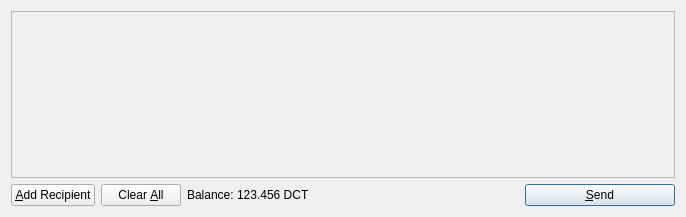
<?xml version="1.0" encoding="UTF-8"?>
<ui version="4.0">
 <class>SendCoinsDialog</class>
 <widget class="QDialog" name="SendCoinsDialog">
  <property name="geometry">
   <rect>
    <x>0</x>
    <y>0</y>
    <width>686</width>
    <height>217</height>
   </rect>
  </property>
  <property name="windowTitle">
   <string>Send Coins</string>
  </property>
  <layout class="QVBoxLayout" name="verticalLayout">
   <item>
    <widget class="QScrollArea" name="scrollArea">
     <property name="widgetResizable">
      <bool>true</bool>
     </property>
     <widget class="QWidget" name="scrollAreaWidgetContents">
      <property name="geometry">
       <rect>
        <x>0</x>
        <y>0</y>
        <width>666</width>
        <height>165</height>
       </rect>
      </property>
      <layout class="QVBoxLayout" name="verticalLayout_2">
       <property name="margin">
        <number>0</number>
       </property>
       <item>
        <layout class="QVBoxLayout" name="entries">
         <property name="spacing">
          <number>6</number>
         </property>
        </layout>
       </item>
       <item>
        <spacer name="verticalSpacer">
         <property name="orientation">
          <enum>Qt::Vertical</enum>
         </property>
         <property name="sizeHint" stdset="0">
          <size>
           <width>20</width>
           <height>40</height>
          </size>
         </property>
        </spacer>
       </item>
      </layout>
     </widget>
    </widget>
   </item>
   <item>
    <layout class="QHBoxLayout" name="horizontalLayout">
     <item>
      <widget class="QPushButton" name="addButton">
       <property name="toolTip">
        <string>Send to multiple recipients at once</string>
       </property>
       <property name="text">
        <string>&amp;Add Recipient</string>
       </property>
       <property name="icon">
        <iconset resource="../bitcoin.qrc">
         <normaloff>:/icons/add</normaloff>:/icons/add</iconset>
       </property>
       <property name="autoDefault">
        <bool>false</bool>
       </property>
      </widget>
     </item>
     <item>
      <widget class="QPushButton" name="clearButton">
       <property name="sizePolicy">
        <sizepolicy hsizetype="Minimum" vsizetype="Fixed">
         <horstretch>0</horstretch>
         <verstretch>0</verstretch>
        </sizepolicy>
       </property>
       <property name="toolTip">
        <string>Remove all transaction fields</string>
       </property>
       <property name="text">
        <string>Clear &amp;All</string>
       </property>
       <property name="icon">
        <iconset resource="../bitcoin.qrc">
         <normaloff>:/icons/remove</normaloff>:/icons/remove</iconset>
       </property>
       <property name="autoRepeatDelay">
        <number>300</number>
       </property>
       <property name="autoDefault">
        <bool>false</bool>
       </property>
      </widget>
     </item>
     <item>
      <layout class="QHBoxLayout" name="horizontalLayout_2">
       <property name="spacing">
        <number>3</number>
       </property>
       <item>
        <widget class="QLabel" name="label">
         <property name="text">
          <string>Balance:</string>
         </property>
        </widget>
       </item>
       <item>
        <widget class="QLabel" name="labelBalance">
         <property name="cursor">
          <cursorShape>IBeamCursor</cursorShape>
         </property>
         <property name="text">
          <string>123.456 DCT</string>
         </property>
         <property name="textInteractionFlags">
          <set>Qt::LinksAccessibleByMouse|Qt::TextSelectableByKeyboard|Qt::TextSelectableByMouse</set>
         </property>
        </widget>
       </item>
      </layout>
     </item>
     <item>
      <spacer name="horizontalSpacer">
       <property name="orientation">
        <enum>Qt::Horizontal</enum>
       </property>
       <property name="sizeHint" stdset="0">
        <size>
         <width>40</width>
         <height>20</height>
        </size>
       </property>
      </spacer>
     </item>
     <item>
      <widget class="QPushButton" name="sendButton">
       <property name="minimumSize">
        <size>
         <width>150</width>
         <height>0</height>
        </size>
       </property>
       <property name="toolTip">
        <string>Confirm the send action</string>
       </property>
       <property name="text">
        <string>&amp;Send</string>
       </property>
       <property name="icon">
        <iconset resource="../bitcoin.qrc">
         <normaloff>:/icons/send</normaloff>:/icons/send</iconset>
       </property>
       <property name="default">
        <bool>true</bool>
       </property>
      </widget>
     </item>
    </layout>
   </item>
  </layout>
 </widget>
 <resources>
  <include location="../bitcoin.qrc"/>
 </resources>
 <connections/>
</ui>
